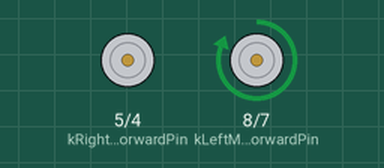
A sketch run on a simulated Arduino Uno, built with avr-gcc and run on an emulated ATmega328P. Shown: motor-driver pin pairs drawn as motors (green arrow = first pin HIGH = forward, orange = second pin HIGH = backward, longer = more drive, scaled by the enable pin).

Above: at 0.5 s.
At 1.5 s:
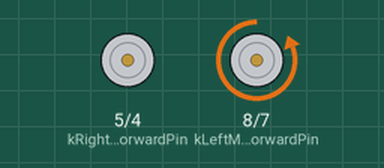
At 2.5 s:
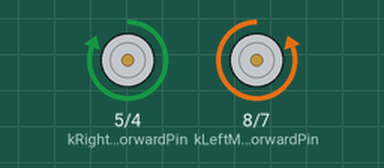
At 4.5 s:
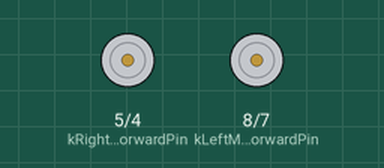
Timing chart, 0 to 6.5 s (numbered marks = the images above):
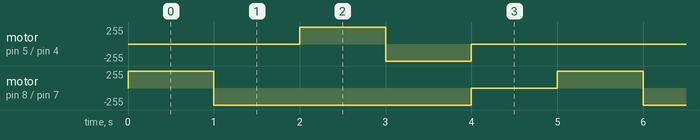

Measured:
- by itself, motor on pin 8 (kLeftMotorForwardPin) / pin 7 (kLeftMotorBackwardPin): repeats every 5.0 s: backward 255/255 3.0 s, stopped 1.0 s, forward 255/255 1.0 s
- by itself, motor on pin 5 (kRightMotorForwardPin) / pin 4 (kRightMotorBackwardPin): repeats every 5.0 s: backward 255/255 1.0 s, stopped 3.0 s, forward 255/255 1.0 s

The sketch:

test.ino
```cpp
#include <Arduino.h>

// L298N Motor Driver pins
const uint8_t kLeftMotorEnablePin = 9;   // Left motor enable pin is connected to digital pin 9
const uint8_t kLeftMotorForwardPin = 8;  // Left motor forward pin is connected to digital pin 8
const uint8_t kLeftMotorBackwardPin = 7; // Left motor backward pin is connected to digital pin 7

const uint8_t kRightMotorEnablePin = 3;   // Right motor enable pin is connected to digital pin 3
const uint8_t kRightMotorForwardPin = 5;  // Right motor forward pin is connected to digital pin 5
const uint8_t kRightMotorBackwardPin = 4; // Right motor backward pin is connected to digital pin 4

// Motor speed constants
const uint8_t kMotorStopSpeed = 0;  // Motor stop speed is 0 (stopped)
const uint8_t kMotorMaxSpeed = 255; // Motor maximum speed is 255 (full speed)

void setup()
{
    // Initialize digital pins
    pinMode(kLeftMotorEnablePin, OUTPUT);             // Set left motor enable pin as output
    pinMode(kLeftMotorForwardPin, OUTPUT);            // Set left motor forward pin as output
    pinMode(kLeftMotorBackwardPin, OUTPUT);           // Set left motor backward pin as output
    pinMode(kRightMotorEnablePin, OUTPUT);            // Set right motor enable pin as output
    pinMode(kRightMotorForwardPin, OUTPUT);           // Set right motor forward pin as output
    pinMode(kRightMotorBackwardPin, OUTPUT);          // Set right motor backward pin as output
}

void loop()
{
    // Test left motor forward
    digitalWrite(kLeftMotorForwardPin, HIGH);
    digitalWrite(kLeftMotorBackwardPin, LOW);
    analogWrite(kLeftMotorEnablePin, kMotorMaxSpeed);
    delay(1000);

    // Test left motor backward
    digitalWrite(kLeftMotorForwardPin, LOW);
    digitalWrite(kLeftMotorBackwardPin, HIGH);
    analogWrite(kLeftMotorEnablePin, kMotorMaxSpeed);
    delay(1000);

    // Test right motor forward
    digitalWrite(kRightMotorForwardPin, HIGH);
    digitalWrite(kRightMotorBackwardPin, LOW);
    analogWrite(kRightMotorEnablePin, kMotorMaxSpeed);
    delay(1000);

    // Test right motor backward
    digitalWrite(kRightMotorForwardPin, LOW);
    digitalWrite(kRightMotorBackwardPin, HIGH);
    analogWrite(kRightMotorEnablePin, kMotorMaxSpeed);
    delay(1000);

    // Stop motors
    analogWrite(kLeftMotorEnablePin, kMotorStopSpeed);
    analogWrite(kRightMotorEnablePin, kMotorStopSpeed);
    delay(1000);
}
```
